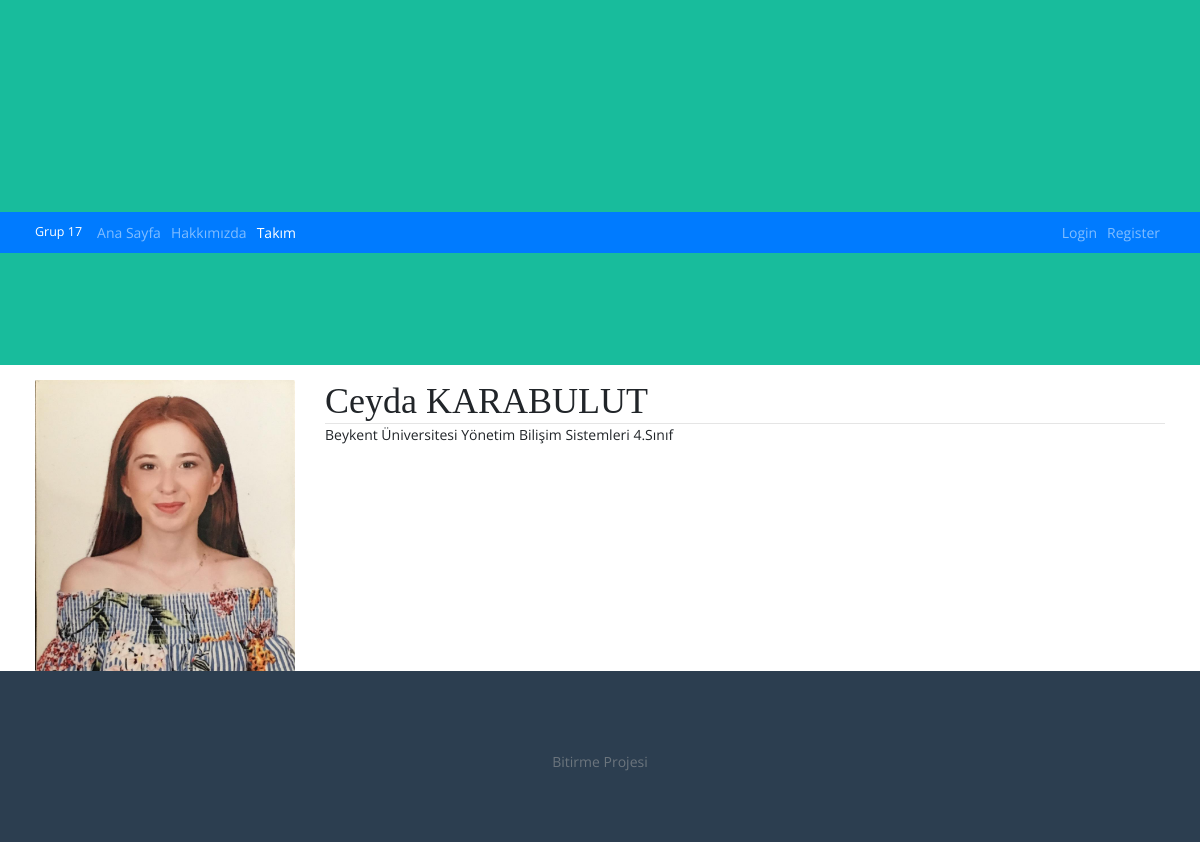
Screenshot of /takim/2 with the database file from the repository.
### takim/models.py (models this page shows, shortened)
class Takim(models.Model):
    name = models.CharField(max_length=100, verbose_name='Ekip Üyesi')
    description = models.TextField(verbose_name='Üye Açıklaması')
    image = models.CharField(max_length=50, verbose_name='Üye Resmi')
    created_date = models.DateTimeField(auto_now_add=True, verbose_name='Eklenme Tarihi')
    isPublished = models.BooleanField(default=True)
    def get_image_path(self):
        return '/img/'+ self.image

### takim/views.py (the view)
# urls.py: path('<int:takim_id>', views.detail, name='detail'),
def detail(request, takim_id):
    team = get_object_or_404(Takim, pk= takim_id)
    context = {
        'team':team
    }
    return render(request, 'takim/detail.html', context)

### templates/takim/detail.html
{% extends 'layout.html' %}
{% load static %}
{% block content %}
    <div class="row">
        <div class="col-md-3">
            <img class="card-img" src="{% static team.get_image_path %}" alt="">
        </div>
        <div class="col-md-9">
            <h1>{{ team.name }}</h1>
            <hr>
            <p>
                {{ team.description }}
            </p>
        </div>
    </div>
{% endblock %}

### static/css/style.css (style rules this page uses)
* { padding: 0; margin: 0; box-sizing: border-box; }
html { font-size: 6px; }
body { font-family: 'Lato', sans-serif; font-size: 1.6rem; font-weight: 400; line-height: 1.5; background-color: #fff; position: relative; }
h1, h2, h3, h4, h5, h6 { font-weight: 700; font-family: Montserrat; }
@media (min-width: 576px) { html { font-size: 7px; } }
@media (min-width: 768px) { html { font-size: 8px; } }
@media (min-width: 992px) { html { font-size: 9px; } }
@media (min-width: 1200px) { html { font-size: 10px; } }

### static/css/main.css (style rules this page uses)
.row { display: -webkit-box; display: -webkit-flex; display: -moz-box; display: -ms-flexbox; display: flex; -webkit-flex-wrap: wrap; -ms-flex-wrap: wrap; flex-wrap: wrap; }
html { -webkit-box-sizing: border-box; -moz-box-sizing: border-box; box-sizing: border-box; }
* { padding: 0; margin: 0; }
*, *:before, *:after { -webkit-box-sizing: inherit; -moz-box-sizing: inherit; box-sizing: inherit; }
body, h1, h2, h3, h4, h5, h6, blockquote, p, pre, dl, dd, ol, ul, figure, hr, fieldset, legend { margin: 0; padding: 0; }
body { font-family: "Open Sans", "Arial", "Helvetica Neue", sans-serif; font-weight: 400; font-size: 14px; }
h1, h2, h3, h4, h5, h6 { font-weight: 400; }
h1 { font-size: 36px; }

### rows the page displays
Takim: image (picture), name "Ceyda KARABULUT", description "Beykent Üniversitesi Yönetim Bilişim Sistemleri 4.Sınıf"
